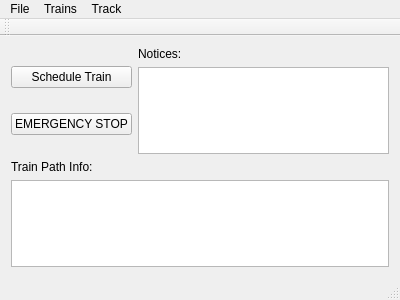
<?xml version="1.0" encoding="UTF-8"?>
<ui version="4.0">
 <class>MainWindow</class>
 <widget class="QMainWindow" name="MainWindow">
  <property name="geometry">
   <rect>
    <x>0</x>
    <y>0</y>
    <width>400</width>
    <height>300</height>
   </rect>
  </property>
  <property name="windowTitle">
   <string>MainWindow</string>
  </property>
  <widget class="QWidget" name="centralWidget">
   <layout class="QVBoxLayout" name="verticalLayout_4">
    <item>
     <layout class="QHBoxLayout" name="horizontalLayout">
      <item>
       <layout class="QVBoxLayout" name="verticalLayout">
        <item>
         <widget class="QPushButton" name="schedule">
          <property name="text">
           <string>Schedule Train</string>
          </property>
         </widget>
        </item>
        <item>
         <widget class="QPushButton" name="pushButton_2">
          <property name="text">
           <string>EMERGENCY STOP</string>
          </property>
         </widget>
        </item>
       </layout>
      </item>
      <item>
       <layout class="QVBoxLayout" name="verticalLayout_3">
        <item>
         <widget class="QLabel" name="label_2">
          <property name="text">
           <string>Notices:</string>
          </property>
         </widget>
        </item>
        <item>
         <widget class="QTextBrowser" name="textBrowser_2"/>
        </item>
       </layout>
      </item>
     </layout>
    </item>
    <item>
     <layout class="QVBoxLayout" name="verticalLayout_2">
      <item>
       <widget class="QLabel" name="label">
        <property name="text">
         <string>Train Path Info:</string>
        </property>
       </widget>
      </item>
      <item>
       <widget class="QTableView" name="tableView"/>
      </item>
     </layout>
    </item>
   </layout>
  </widget>
  <widget class="QMenuBar" name="menuBar">
   <property name="geometry">
    <rect>
     <x>0</x>
     <y>0</y>
     <width>400</width>
     <height>21</height>
    </rect>
   </property>
   <widget class="QMenu" name="menuFile">
    <property name="title">
     <string>File</string>
    </property>
    <addaction name="actionLoad_Track"/>
    <addaction name="actionSave_Scheduler_State"/>
    <addaction name="actionLoad_Scheduler_State"/>
   </widget>
   <widget class="QMenu" name="menuTrains">
    <property name="title">
     <string>Trains</string>
    </property>
    <addaction name="actionAdd_Train"/>
    <addaction name="actionEdit_Train"/>
    <addaction name="actionRemove_Train"/>
   </widget>
   <widget class="QMenu" name="menuTrack">
    <property name="title">
     <string>Track</string>
    </property>
    <addaction name="actionStatus_Override"/>
   </widget>
   <addaction name="menuFile"/>
   <addaction name="menuTrains"/>
   <addaction name="menuTrack"/>
  </widget>
  <widget class="QToolBar" name="mainToolBar">
   <attribute name="toolBarArea">
    <enum>TopToolBarArea</enum>
   </attribute>
   <attribute name="toolBarBreak">
    <bool>false</bool>
   </attribute>
  </widget>
  <widget class="QStatusBar" name="statusBar"/>
  <action name="actionLoad_Track">
   <property name="text">
    <string>Load Track State**</string>
   </property>
  </action>
  <action name="actionLoad_State">
   <property name="text">
    <string>Load State</string>
   </property>
  </action>
  <action name="actionAdd_Train">
   <property name="text">
    <string>Add Train</string>
   </property>
  </action>
  <action name="actionRemove_Train">
   <property name="text">
    <string>Remove Train</string>
   </property>
  </action>
  <action name="actionStatus_Override">
   <property name="text">
    <string>Status Override</string>
   </property>
  </action>
  <action name="actionEdit_Train">
   <property name="text">
    <string>Edit Train</string>
   </property>
  </action>
  <action name="actionSave_Scheduler_State">
   <property name="text">
    <string>Save Scheduler State</string>
   </property>
  </action>
  <action name="actionLoad_Scheduler_State">
   <property name="text">
    <string>Load Scheduler State</string>
   </property>
  </action>
 </widget>
 <layoutdefault spacing="6" margin="11"/>
 <resources/>
 <connections/>
</ui>
